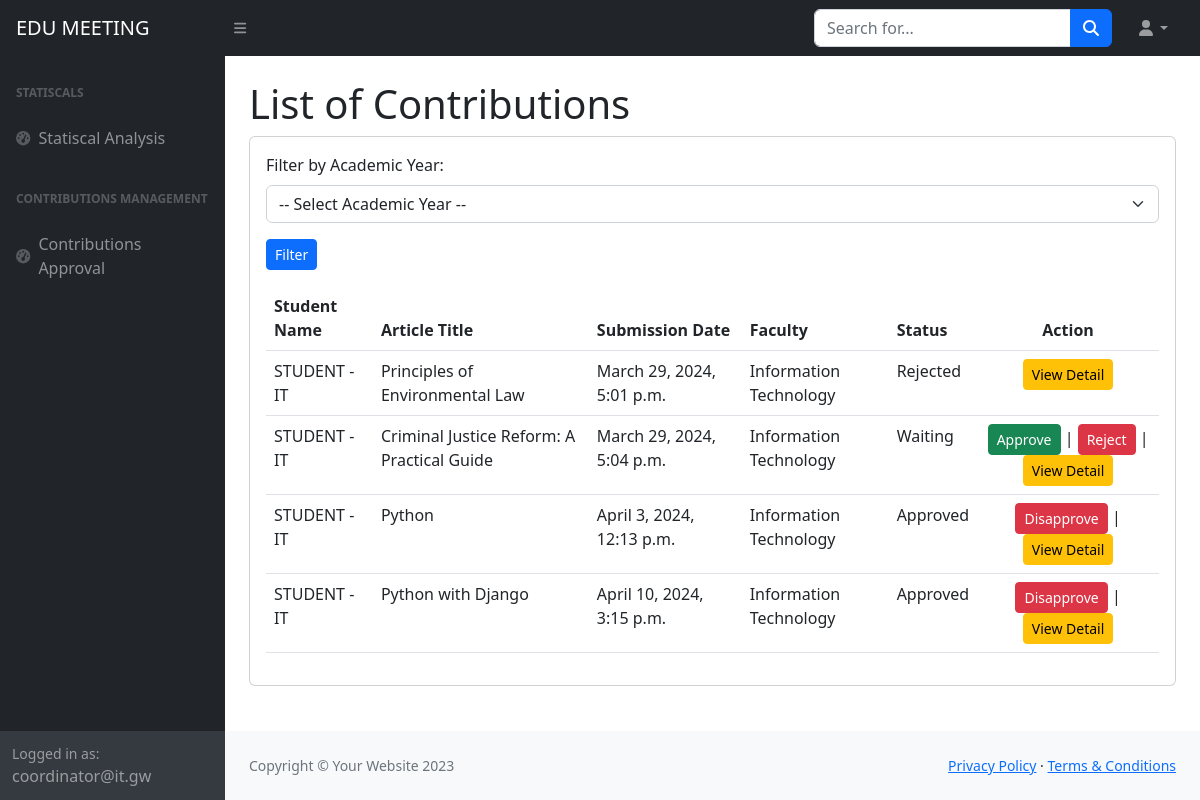
Screenshot of /ad/contributions/manage/ (signed in) with the database file from the repository.
### home/models.py (models this page shows, shortened)
class UserProfile(models.Model):
    user = models.OneToOneField(User, on_delete=models.CASCADE, primary_key=True)
    fullname = models.CharField(max_length=50)
    roles = models.ManyToManyField(Role, related_name='users')
    faculty = models.ForeignKey('Faculties', on_delete=models.CASCADE, null=True, blank=True)
    email = models.EmailField(max_length=254, unique=True, blank=True, null=True)
    phone = models.CharField(max_length=15)
    activities_count = models.IntegerField(default=0)
    def get_activities_count(self):
        return self.activities.count()
    get_activities_count.short_description = 'Activities Count'

class Contributions(models.Model):
    user = models.ManyToManyField(UserProfile)
    title = models.CharField(max_length=100)
    content = models.TextField(null = True)
    faculty = models.ForeignKey(Faculties,on_delete=models.CASCADE)
    term = models.BooleanField(default=False)
    createAt = models.DateTimeField(auto_now_add=True)
    academic_Year = models.ForeignKey(AcademicYear,blank=True, null =True, on_delete=models.CASCADE)
    reject_reason = models.TextField(blank=True, null=True)
    status = models.CharField(max_length=10,  default='waiting')
    public = models.BooleanField(default = False)

class Faculties(models.Model):
    name = models.CharField(max_length = 40)
    description = models.TextField(null =True)
    def __str__(self):
        return self.name

### home/views.py (the view)
# urls.py: path('ad/contributions/manage/', views.all_contributions_view, name='manage_contributions'),
def all_contributions_view(request):
    if not is_coordinators(request.user) and not is_managers(request.user):
        return redirect('error_404')
    user_profile = get_object_or_404(UserProfile, user=request.user)
    contributions = Contributions.objects.all()
    is_coordinator = False
    is_manager = False
    faculty = user_profile.faculty
    if request.user.is_authenticated:
        roles = [role.name for role in user_profile.roles.all()]
        if "marketing manager" in roles:
            is_manager = True
            contributions = Contributions.objects.filter(status="approved")
        else:
            is_coordinator = True
            contributions = Contributions.objects.filter(faculty=faculty)
    query = request.GET.get('q')
    if query:
        contributions = contributions.filter(
            Q(user__fullname__icontains=query) |
            Q(title__icontains=query)
        )
    all_academic_years = AcademicYear.objects.all()
    academic_year_id = request.GET.get('academic_year')
    if academic_year_id:
        contributions = contributions.filter(academic_Year_id=academic_year_id)
    context = {
        'contributions': contributions,
        'is_manager': is_manager,
        'is_coordinator': is_coordinator,
        'all_academic_years': all_academic_years,
    }
    return render(request, 'manage_contributions.html', context)

### home/models.py (called while the page is built)
    def __str__(self):
        closure_date = self.closure.strftime('%Y-%m-%d')
        return f'Closure Date: {closure_date}'

### home/views.py (called while the page is built)
def is_coordinators(user):
    return user.is_authenticated and user.userprofile.roles.filter(name='marketing coordinator').exists()

### templates/manage_contributions.html (shortened to what this page needs)
{%load static%}
<!DOCTYPE html>
<html lang="en">
    <head>
        <link href="https://cdn.jsdelivr.net/npm/simple-datatables@7.1.2/dist/style.min.css" rel="stylesheet" />
        <link href="{% static 'css/styles.css' %}" rel="stylesheet" />
    </head>
    <body class="sb-nav-fixed">
        <nav class="sb-topnav navbar navbar-expand navbar-dark bg-dark">
            <a class="navbar-brand ps-3" href="{% url "home" %}">EDU MEETING</a>
            <button class="btn btn-link btn-sm order-1 order-lg-0 me-4 me-lg-0" id="sidebarToggle" href="#!"><i class="fas fa-bars"></i></button>
            <form class="d-none d-md-inline-block form-inline ms-auto me-0 me-md-3 my-2 my-md-0" method="GET" action="{% url 'manage_contributions' %}">
                <div class="input-group">
                    <input class="form-control" type="text" placeholder="Search for..." aria-label="Search for..." aria-describedby="btnNavbarSearch" name="q" />
                    <button class="btn btn-primary" id="btnNavbarSearch" type="submit"><i class="fas fa-search"></i></button>
                </div>
            </form>
            <ul class="navbar-nav ms-auto ms-md-0 me-3 me-lg-4">
                <li class="nav-item dropdown">
                    <a class="nav-link dropdown-toggle" id="navbarDropdown" href="#" role="button" data-bs-toggle="dropdown" aria-expanded="false"><i class="fas fa-user fa-fw"></i></a>
                </li>
            </ul>
        </nav>
        <div id="layoutSidenav">
            <div id="layoutSidenav_nav">
                <nav class="sb-sidenav accordion sb-sidenav-dark" id="sidenavAccordion">
                    <div class="sb-sidenav-menu">
                        <div class="nav">
                            <div class="sb-sidenav-menu-heading">Statiscals</div>
                            <a class="nav-link" href="{% url "statistical_analysis" %}">
                                <div class="sb-nav-link-icon"><i class="fas fa-tachometer-alt"></i></div>
                                Statiscal Analysis
                            </a>
                            <div class="sb-sidenav-menu-heading">Contributions Management</div>
                            <a class="nav-link" href="{% url "manage_contributions" %}">
                              <div class="sb-nav-link-icon"><i class="fas fa-tachometer-alt"></i></div>
                              Contributions Approval
                            </a>
                        </div>
                    </div>
                    <div class="sb-sidenav-footer">
                        <div class="small">Logged in as:</div>
                        {{request.user.username}}
                    </div>
                </nav>
            </div>
            <div id="layoutSidenav_content">
                <main>
                    <div class="container-fluid px-4">
                        <h1 class="mt-4">List of Contributions</h1>
                        <div class="card mb-4">
                            <div class="card-body">
                            <form action="{% url 'manage_contributions' %}" method="get">
                                <div class="mb-3">
                                    <label for="academicYearFilter" class="form-label">Filter by Academic Year:</label>
                                    <select class="form-select" id="academicYearFilter" name="academic_year">
                                        <option value="">-- Select Academic Year --</option>
                                    </select>
                                </div>
                                <button type="submit" class="btn btn-primary btn-sm">Filter</button>
                            </form>
                            <form action="{% url 'download_selected_contributions' %}" method="post" enctype="">
                                <table class="table mt-3">
                                    <thead class="thead-dark">
                                    <tr>
                                        <th scope="col">Student Name</th>
                                        <th scope="col">Article Title</th>
                                        <th scope="col">Submission Date</th>
                                        <th scope="col">Faculty</th>
                                        <th scope="col">Status</th>
                                    {% if is_coordinator %}
                                        <th class="text-center" scope="col">Action</th>
                                    {% endif %}
                                    </tr>
                                    </thead>
                                    <tbody>
                                    {% for contribution in contributions %}
                                    <tr>
                                        <td>
                                            {% for user in contribution.user.all %}
                                                {{ user.fullname }}
                                            {% endfor %}
                                        </td>
                                        <td>{{ contribution.title }}</td>
                                        <td>{{ contribution.createAt }}</td>
                                        <td>{{ contribution.faculty }}</td>
                                        <td>
                                            {% if contribution.status == 'approved' %}
                                                Approved
                                            {% elif contribution.status == 'rejected' %}
                                                Rejected
                                            {% else %}
                                                Waiting
                                            {% endif %}
                                        </td>
                                        {% if is_coordinator %}
                                        <td>
                                            <div class="text-center">
                                            {% if contribution.status == 'waiting' %}
                                                <a href="{% url 'approve_contribution' contribution.id %}?approve=app" class="btn btn-success btn-sm">Approve</a> |
                                                <a href="#" class="btn btn-danger reject-btn btn-sm" data-bs-toggle="modal" data-bs-target="#rejectModal" data-contribution-id="{{ contribution.id }}">Reject</a>
|
                                                <a href="{% url 'contributions_detail' contribution.id %}" class="btn btn-warning btn-sm">View Detail</a>
                                            {% elif contribution.status == 'approved' %}
                                                <a href="{% url 'approve_contribution' contribution.id %}?approve=dis" class="btn btn-danger btn-sm">Disapprove</a> |
                                                <a href="{% url 'contributions_detail' contribution.id %}" class="btn btn-warning btn-sm">View Detail</a>
                                            {% elif contribution.status == 'rejected' %}
                                                <a href="{% url 'contributions_detail' contribution.id %}" class="btn btn-warning btn-sm">View Detail</a>
                                            {% endif %}
                                            </div>
                                        </td>
                                        {% endif %}
                                    </tr>
                                    {% endfor %}
                                    </tbody>
                                </table>
                            </form>
                            </div>
                        </div>
                    </div>
                </main>
                <footer class="py-4 bg-light mt-auto">
                    <div class="container-fluid px-4">
                        <div class="d-flex align-items-center justify-content-between small">
                            <div class="text-muted">Copyright &copy; Your Website 2023</div>
                            <div>
                                <a href="#">Privacy Policy</a>
                                &middot;
                                <a href="#">Terms &amp; Conditions</a>
                            </div>
                        </div>
                    </div>
                </footer>
            </div>
        </div>
    </body>
</html>

### rows the page displays
Contributions: title "Principles of Environmental Law", createAt "March 29, 2024, 5:01 p.m.", faculty "Information Technology", status "Rejected"
UserProfile: fullname "STUDENT - IT"
Contributions: title "Criminal Justice Reform: A Practical Guide", createAt "March 29, 2024, 5:04 p.m.", faculty "Information Technology", status "Waiting"
Contributions: title "Python", createAt "April 3, 2024, 12:13 p.m.", faculty "Information Technology", status "Approved"
Contributions: title "Python with Django", createAt "April 10, 2024, 3:15 p.m.", faculty "Information Technology", status "Approved"

### other values shown
{{ request.user.username }} "coordinator@it.gw"
